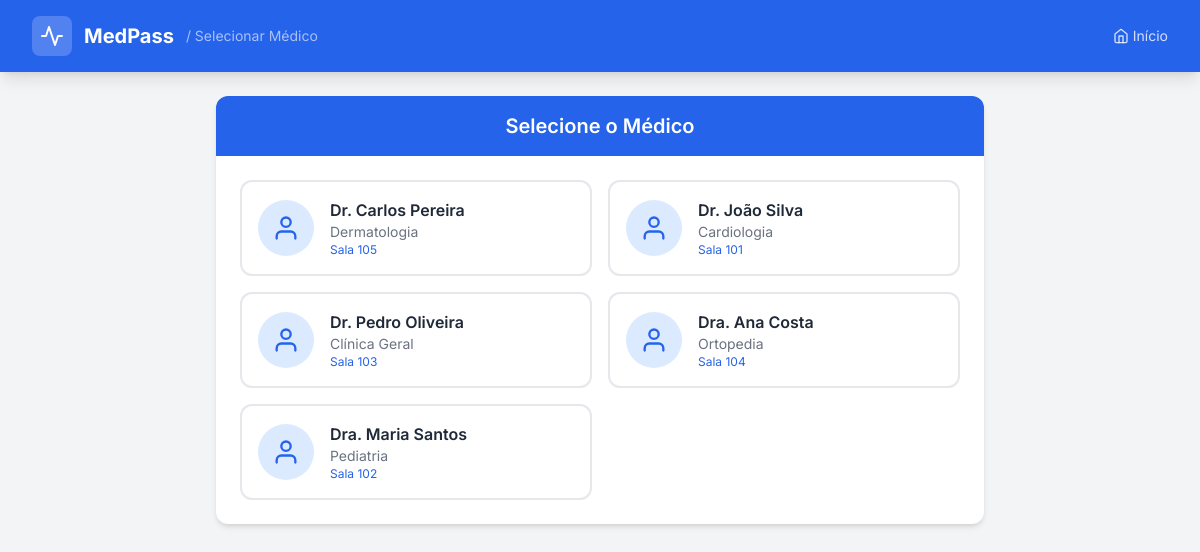
/selecionar-medico/, run on the app's committed database.
### app_medpass/models.py (models this page shows, shortened)
class Profissional(models.Model):
    crm_validator = RegexValidator(
        regex=r'^\d{4,8}$',
        message='CRM deve conter entre 4 e 8 dígitos numéricos'
    )
    nome = models.CharField(
        max_length=200,
        verbose_name="Nome Completo",
        help_text="Nome completo do profissional de saúde"
    )
    crm = models.CharField(
        max_length=8,
        validators=[crm_validator],
        verbose_name="CRM",
        help_text="Número do CRM (Conselho Regional de Medicina)"
    )
    uf_crm = models.CharField(
        max_length=2,
        verbose_name="UF do CRM",
        help_text="Estado do CRM (ex: MT, SP, RJ)",
        default="MT"
    )
    especialidade = models.ForeignKey(
        Especialidade,
        on_delete=models.PROTECT,
        related_name='profissionais',
        verbose_name="Especialidade",
        help_text="Especialidade médica do profissional"
    )
    sala = models.CharField(
        max_length=20,
        blank=True,
        verbose_name="Sala/Consultório",
        help_text="Número da sala ou consultório do médico"
    )
    telefone = models.CharField(
        max_length=15,
        blank=True,
        verbose_name="Telefone",
        help_text="Telefone de contato"
    )
    email = models.EmailField(
        blank=True,
        verbose_name="E-mail",
        help_text="E-mail de contato"
    )
    ativo = models.BooleanField(
        default=True,
        verbose_name="Ativo",
        help_text="Indica se o profissional está ativo no sistema"
    )
    criado_em = models.DateTimeField(
        auto_now_add=True,
        verbose_name="Data de Criação"
    )
    atualizado_em = models.DateTimeField(
        auto_now=True,
        verbose_name="Data de Atualização"
    )
    class Meta:
        verbose_name = "Profissional"
        verbose_name_plural = "Profissionais"
        ordering = ['nome']
        unique_together = [['crm', 'uf_crm']]

class Especialidade(models.Model):
    nome = models.CharField(
        max_length=100,
        unique=True,
        verbose_name="Nome da Especialidade",
        help_text="Nome da especialidade médica (ex: Cardiologia, Pediatria)"
    )
    sigla = models.CharField(
        max_length=3,
        unique=True,
        verbose_name="Sigla",
        help_text="Sigla para gerar a senha (ex: C para Cardiologia, P para Pediatria)"
    )
    descricao = models.TextField(
        blank=True,
        verbose_name="Descrição",
        help_text="Descrição detalhada da especialidade"
    )
    ativa = models.BooleanField(
        default=True,
        verbose_name="Ativa",
        help_text="Indica se a especialidade está ativa no sistema"
    )
    criado_em = models.DateTimeField(
        auto_now_add=True,
        verbose_name="Data de Criação"
    )
    atualizado_em = models.DateTimeField(
        auto_now=True,
        verbose_name="Data de Atualização"
    )
    class Meta:
        verbose_name = "Especialidade"
        verbose_name_plural = "Especialidades"
        ordering = ['nome']

### app_medpass/views.py (the view)
# urls.py: path('selecionar-medico/', views.selecionar_medico, name='selecionar_medico'),
def selecionar_medico(request):
    medicos = Profissional.objects.filter(ativo=True).select_related('especialidade').order_by('nome')
    return render(request, 'medico/selecionar_medico.html', {'medicos': medicos})

### app_medpass/templates/medico/selecionar_medico.html (shortened to what this page needs)
{% extends 'base.html' %}
{% block header_subtitle %}
<span class="text-white/60 text-sm ml-2">/ Selecionar Médico</span>
{% endblock %}
{% block content %}
<div class="max-w-3xl mx-auto">
    <div class="bg-white rounded-xl shadow-md overflow-hidden">
        <div class="bg-blue-600 px-6 py-4">
            <h2 class="text-xl font-semibold text-white text-center">Selecione o Médico</h2>
        </div>
        <div class="p-6">
            <div class="grid grid-cols-1 md:grid-cols-2 gap-4">
                {% for m in medicos %}
                <a href="{% url 'painel_medico' %}?medico={{ m.id }}"
                   class="border-2 border-gray-200 rounded-xl p-4 flex items-center space-x-4 hover:border-blue-500 hover:bg-blue-50 transition-all">
                    <div class="w-14 h-14 bg-blue-100 rounded-full flex items-center justify-center flex-shrink-0">
                        <i data-feather="user" class="w-7 h-7 text-blue-600"></i>
                    </div>
                    <div>
                        <p class="font-semibold text-gray-800">{{ m.nome }}</p>
                        <p class="text-sm text-gray-500">{{ m.especialidade.nome }}</p>
                        <p class="text-xs text-blue-600">{% if m.sala %}Sala {{ m.sala }}{% else %}CRM {{ m.crm }}/{{ m.uf_crm }}{% endif %}</p>
                    </div>
                </a>
                {% empty %}
                <div class="col-span-full text-center py-8">
                    <i data-feather="alert-circle" class="w-12 h-12 text-gray-300 mx-auto mb-3"></i>
                    <p class="text-gray-500">Nenhum médico cadastrado</p>
                    <a href="{% url 'cadastrar_medicos' %}" class="text-blue-600 hover:underline mt-2 inline-block">Cadastrar Médico</a>
                </div>
                {% endfor %}
            </div>
        </div>
    </div>
</div>
{% endblock %}

### app_medpass/templates/base.html (style rules this page uses)
body { font-family: 'Inter', sans-serif; }
:root { --primary: #2563eb; --primary-dark: #1d4ed8; --primary-light: #3b82f6; }

### data on the page
Profissional: nome "Dr. Carlos Pereira", especialidade.nome "Dermatologia", sala "105"
Profissional: nome "Dr. João Silva", especialidade.nome "Cardiologia", sala "101"
Profissional: nome "Dr. Pedro Oliveira", especialidade.nome "Clínica Geral", sala "103"
Profissional: nome "Dra. Ana Costa", especialidade.nome "Ortopedia", sala "104"
Profissional: nome "Dra. Maria Santos", especialidade.nome "Pediatria", sala "102"
